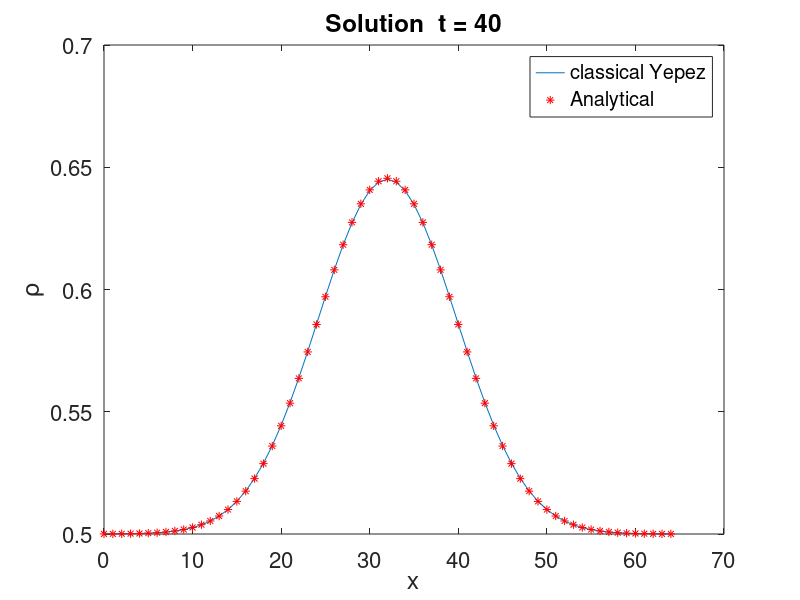

This chart was generated by the following MATLAB code:
clear all; close all;


flBurgers = 0;   %if not, solve diffusion equation

%initial solutions for diffusion equation
flDelta = 0;
flGaussian = 1;
flExp = 0;

%D1Q2 lattice constants
w=[1/2 1/2]; % weight coeffecients
cx = [1 -1]; %lattice velocities
csq = 1; %square of sound speed
ux = 0.;
D = 0.5;

%domain params
L = 64;     %domain length
dx = 1;     %spacing
nx = L/dx +1; % number of nodes
x = linspace(0,L,nx);

sigma0 = (L)/10;
mu0 = ceil(L/2) ;%12;

maxT  = 40; % total number of iterations 
tPlot = 1;    % cycles for graphical output

%number operator
n1 = [0 0 0 0; ...
      0 1 0 0; ...
      0 0 0 0; ...
      0 0 0 1];
n2 = [0 0 0 0; ...
      0 0 0 0; ...
      0 0 1 0; ...
      0 0 0 1]; 
 
%collision operator  
if (flBurgers)
    C = [1 0 0 0; ...
        0 1/sqrt(2) 1/sqrt(2) 0; ...
        0 -1/sqrt(2) 1/sqrt(2) 0; ...
        0 0 0 -1];
else
    C = [1 0 0 0; ...
        0 (1+1i)/2 (1-1i)/2 0; ...
        0 (1-1i)/2 (1+1i)/2 0; ...
        0 0 0 1];
end
    
%initial density
if (flGaussian)
    rho = 1/4 * exp(-(x-mu0).^2 / sigma0^2) + 1/2;
else
    if(flExp)
        rho = 1/4 * sin(2*pi*x/L) + 1/2;
    else
        rho = zeros(1,nx);
        rho(L/2 + 1) = 1; 
    end
end
%initialize distribution functons
for k=1:2
    cu = cx(k)*ux / csq; 
    feq(k,:) = rho .* w(k) .* (1 + cu); 
end
f = feq;  % distribution function f initialized from the equilibrium function 

% MAIN LOOP
for cycle = 1:maxT
    clf; 
    
    %initialize each pair of qubits
    q0 = [sqrt(1-f(1,:)), sqrt(f(1,:))];  %right qubit
    q1 = [sqrt(1-f(2,:)), sqrt(f(2,:))];  %left qubit

    %initial combined state
    for k =1:nx
        initial_state(k,:) = [sqrt( (1-f(1,k))*(1-f(2,k)) ), ...
                         sqrt( f(1,k)*(1-f(2,k)) ), ...
                         sqrt( f(2,k)*(1-f(1,k)) ), ...
                         sqrt( f(1,k)*f(2,k) ) ];
    end
    

    %post-collision state (4xlattice_sites)
    post_collision_state = C * initial_state';

   
    %post-collision distribution
    for k=1:nx
        post_collision_distribution(1,k) = post_collision_state(:,k)' * n1 * post_collision_state(:,k);
        post_collision_distribution(2,k) = post_collision_state(:,k)' * n2 * post_collision_state(:,k);
    end

    % STREAMING STEP 
    f(1,2:nx) = post_collision_distribution(1,1:nx-1);
    f(2,1:nx-1) = post_collision_distribution(2,2:nx);

     % periodic BC
    if (flExp)
        f(1,1) = 1/2 - f(2,1); % x = 0, rho = 1/2.
        f(2,nx) = 1/2 - f(1,nx); % x = L, rho = 1/2.
    else
        f(1,1) = f(1,nx);
        f(2,nx) = f(2,1);
    end
    % MACROSCOPIC VARIABLES (moments)
    rho = sum(f);
    
    %analytical solution
    if(flGaussian)
        rhoAnalytical = 1/4 * sigma0 / sqrt(sigma0^2 + 4*D*(cycle)) * exp(-(x-mu0).^2 / (sigma0^2 + 4*D*(cycle))) + 1/2;
    else
        if(flExp)
            kWave = 2*pi/L;
            rhoAnalytical =1/4 *exp(-D*kWave^2*cycle) * sin(2*pi*x/L)+ 1/2;
        else
            rhoAnalytical = 1/sqrt(4*pi*D*cycle) * exp(- (x-L/2).^2 / (4*D*cycle));
        end
    end

      % VISUALIZATION
    if (mod(cycle,tPlot)==0)
        plot(x,rho);
%         if(flGaussian || flExp)
            hold on;
            plot(x, rhoAnalytical, '*r');
            legend('classical Yepez', 'Analytical');
%             axis([0 L 0.5 0.75 ]);
%         end
        xlabel('x', 'FontSize', 16);
        ylabel('\rho', 'FontSize', 16); 
        if(flDelta)
            axis([0 L 0 1 ]);
        end
        drawnow
    end
                
end
set(gca,'FontSize',16);
title(['Solution  t = ', num2str(maxT)]);